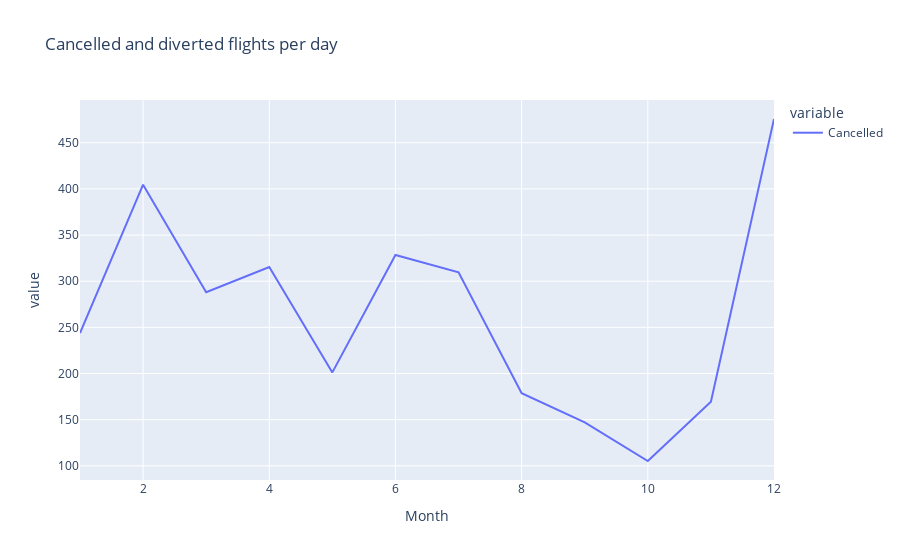

The cell this chart's notebook holds for it:
### Code cell
# plot the number of cancelled and diverted flights per day
fig = px.line(cd_df_month, x="Month", y=["Cancelled"], title="Cancelled and diverted flights per day")
fig.show()

### Figure 1 — Plotly figure (JSON) as saved in the notebook; plotly's stock layout.template omitted (floating-point values rounded to 4 significant figures)
{"data": [{"hovertemplate": "variable=Cancelled<br>Month=%{x}<br>value=%{y}<extra></extra>", "legendgroup": "Cancelled", "line": {"color": "#636efa", "dash": "solid"}, "marker": {"symbol": "circle"}, "mode": "lines", "name": "Cancelled", "orientation": "v", "showlegend": true, "type": "scatter", "x": [1, 2, 3, 4, 5, 6, 7, 8, 9, 10, 11, 12], "xaxis": "x", "y": [243.9, 404.6, 288.2, 315.3, 201.2, 328.4, 309.6, 178.6, 147.1, 105.3, 169.4, 475.7], "yaxis": "y"}], "layout": {"legend": {"title": {"text": "variable"}, "tracegroupgap": 0}, "title": {"text": "Cancelled and diverted flights per day"}, "xaxis": {"anchor": "y", "domain": [0, 1], "title": {"text": "Month"}}, "yaxis": {"anchor": "x", "domain": [0, 1], "title": {"text": "value"}}}}
